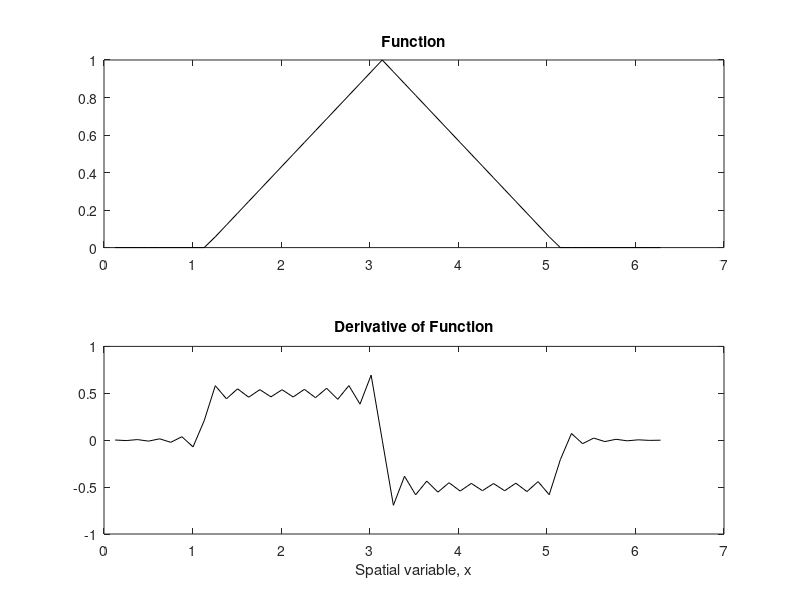

The MATLAB source for this figure:
% Modified FROM Spectral Methods in MATLAB by Trefethen
% p5.m  - repetition of p4.m via FFT
clear all;
close all;

N = 50;
dx = 2*pi/N;
x = dx*(1:N);
f = max(0,1-abs(x-pi)/2);
fhat = fft(f);
k = [-N/2:N/2-1];
k = fftshift(k);  % important because fft has weird ordering
dfhat = 1i*k .* fhat;
df = real(ifft(dfhat));

subplot(2,1,1)
plot(x,f,'k')
title('Function')
subplot(2,1,2)
plot(x,df,'k')
title('Derivative of Function')
xlabel('Spatial variable, x')